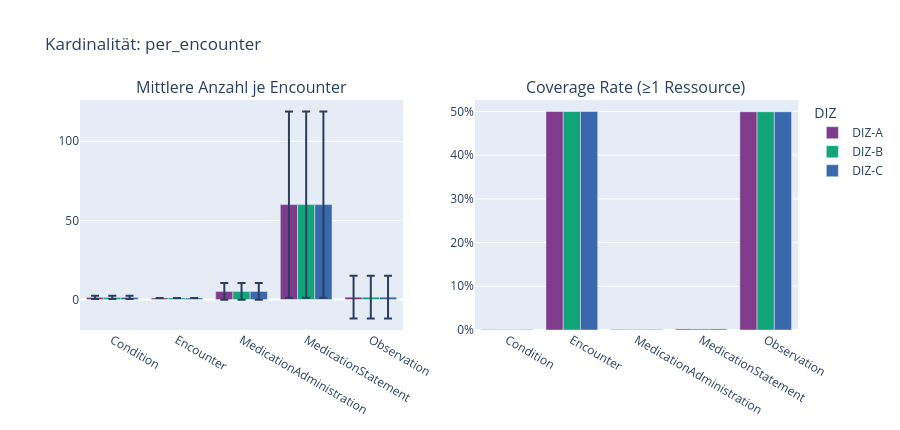

Source (notebook cell):
### Markdown cell above
---
## 4. Kardinalitätsvergleich

Wie viele Ressourcen eines Typs hat ein Patient/Encounter durchschnittlich — im Vergleich zwischen DIZ?

### Code cell
if not df_card.empty:
    for anchor in df_card["anchor_type"].unique():
        sub = df_card[df_card["anchor_type"] == anchor].copy()

        anchor_label = "Patient" if "patient" in anchor else "Encounter"

        fig = make_subplots(
            rows=1, cols=2,
            subplot_titles=[f"Mittlere Anzahl je {anchor_label}", f"Coverage Rate (≥1 Ressource)"]
        )

        for diz_name in LOADED_DIZ:
            d = sub[sub["diz"] == diz_name]
            # Mean mit Fehlerbalken (std_dev)
            fig.add_trace(go.Bar(
                name=diz_name, x=d["resource_type"], y=d["mean"],
                error_y=dict(type="data", array=d["std_dev"].fillna(0).tolist()),
                marker_color=COLOR_MAP[diz_name],
                showlegend=True
            ), row=1, col=1)

            fig.add_trace(go.Bar(
                name=diz_name, x=d["resource_type"], y=d["coverage_rate"],
                marker_color=COLOR_MAP[diz_name],
                showlegend=False
            ), row=1, col=2)

        fig.update_layout(
            barmode="group", height=430,
            title_text=f"Kardinalität: {anchor}",
            legend_title="DIZ"
        )
        fig.update_yaxes(tickformat=".0%", row=1, col=2)
        fig.show()

    # Detailtabelle: Perzentile im Vergleich
    print("\nKardinalitäts-Detailtabelle (per_patient):")
    detail_cols = ["diz", "resource_type", "total_resources", "min", "mean", "median", "max", "p90", "p99", "coverage_rate"]
    available = [c for c in detail_cols if c in df_card.columns]
    display(
        df_card[df_card["anchor_type"] == "per_patient"][available]
        .sort_values(["resource_type", "diz"])
        .reset_index(drop=True)
    )
else:
    print("Keine _cardinality.csv Daten geladen.")

### Figure 1 — Plotly figure (JSON) as saved in the notebook; plotly's stock layout.template omitted (floating-point values rounded to 4 significant figures)
{"data": [{"error_y": {"array": [1.1, 0.03, 5.31, 58.82, 13.5], "type": "data"}, "marker": {"color": "rgb(127, 60, 141)"}, "name": "DIZ-A", "showlegend": true, "type": "bar", "x": ["Condition", "Encounter", "MedicationAdministration", "MedicationStatement", "Observation"], "xaxis": "x", "y": [1.38, 1.0, 5.12, 60.0, 1.53], "yaxis": "y"}, {"marker": {"color": "rgb(127, 60, 141)"}, "name": "DIZ-A", "showlegend": false, "type": "bar", "x": ["Condition", "Encounter", "MedicationAdministration", "MedicationStatement", "Observation"], "xaxis": "x2", "y": [0.0011, 0.4999, 0.0013, 0.0025, 0.4994], "yaxis": "y2"}, {"error_y": {"array": [1.1, 0.03, 5.31, 58.82, 13.5], "type": "data"}, "marker": {"color": "rgb(17, 165, 121)"}, "name": "DIZ-B", "showlegend": true, "type": "bar", "x": ["Condition", "Encounter", "MedicationAdministration", "MedicationStatement", "Observation"], "xaxis": "x", "y": [1.38, 1.0, 5.12, 60.0, 1.53], "yaxis": "y"}, {"marker": {"color": "rgb(17, 165, 121)"}, "name": "DIZ-B", "showlegend": false, "type": "bar", "x": ["Condition", "Encounter", "MedicationAdministration", "MedicationStatement", "Observation"], "xaxis": "x2", "y": [0.0011, 0.4999, 0.0013, 0.0025, 0.4994], "yaxis": "y2"}, {"error_y": {"array": [1.1, 0.03, 5.31, 58.82, 13.5], "type": "data"}, "marker": {"color": "rgb(57, 105, 172)"}, "name": "DIZ-C", "showlegend": true, "type": "bar", "x": ["Condition", "Encounter", "MedicationAdministration", "MedicationStatement", "Observation"], "xaxis": "x", "y": [1.38, 1.0, 5.12, 60.0, 1.53], "yaxis": "y"}, {"marker": {"color": "rgb(57, 105, 172)"}, "name": "DIZ-C", "showlegend": false, "type": "bar", "x": ["Condition", "Encounter", "MedicationAdministration", "MedicationStatement", "Observation"], "xaxis": "x2", "y": [0.0011, 0.4999, 0.0013, 0.0025, 0.4994], "yaxis": "y2"}], "layout": {"annotations": [{"font": {"size": 16}, "showarrow": false, "text": "Mittlere Anzahl je Encounter", "x": 0.225, "xanchor": "center", "xref": "paper", "y": 1, "yanchor": "bottom", "yref": "paper"}, {"font": {"size": 16}, "showarrow": false, "text": "Coverage Rate (≥1 Ressource)", "x": 0.775, "xanchor": "center", "xref": "paper", "y": 1, "yanchor": "bottom", "yref": "paper"}], "barmode": "group", "height": 430, "legend": {"title": {"text": "DIZ"}}, "title": {"text": "Kardinalität: per_encounter"}, "xaxis": {"anchor": "y", "domain": [0, 0.45]}, "xaxis2": {"anchor": "y2", "domain": [0.55, 1]}, "yaxis": {"anchor": "x", "domain": [0, 1]}, "yaxis2": {"anchor": "x2", "domain": [0, 1], "tickformat": ".0%"}}}
